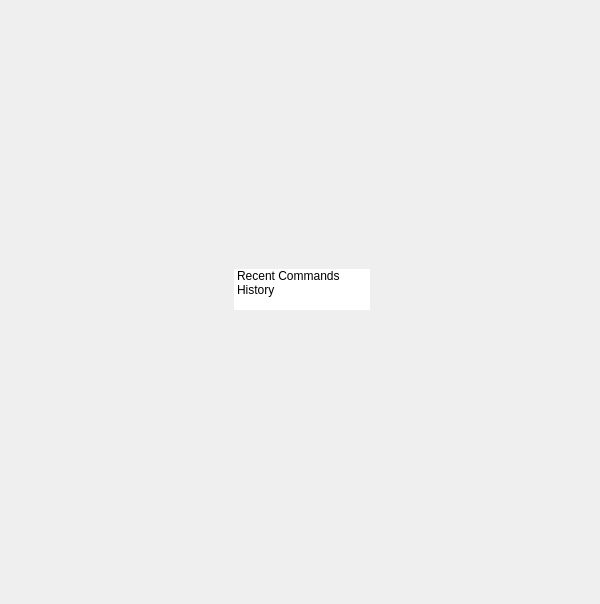
<?xml version="1.0" encoding="UTF-8"?>
<ui version="4.0">
 <class>QtUi</class>
 <widget class="QMainWindow" name="QtUi">
  <property name="enabled">
   <bool>true</bool>
  </property>
  <property name="geometry">
   <rect>
    <x>0</x>
    <y>0</y>
    <width>600</width>
    <height>604</height>
   </rect>
  </property>
  <property name="sizePolicy">
   <sizepolicy hsizetype="Ignored" vsizetype="Ignored">
    <horstretch>0</horstretch>
    <verstretch>0</verstretch>
   </sizepolicy>
  </property>
  <property name="minimumSize">
   <size>
    <width>0</width>
    <height>0</height>
   </size>
  </property>
  <property name="maximumSize">
   <size>
    <width>16777215</width>
    <height>16777215</height>
   </size>
  </property>
  <property name="cursor">
   <cursorShape>ArrowCursor</cursorShape>
  </property>
  <property name="windowTitle">
   <string>Toolkit</string>
  </property>
  <property name="whatsThis">
   <string>main_lower</string>
  </property>
  <property name="toolButtonStyle">
   <enum>Qt::ToolButtonIconOnly</enum>
  </property>
  <property name="tabShape">
   <enum>QTabWidget::Triangular</enum>
  </property>
  <property name="dockNestingEnabled">
   <bool>true</bool>
  </property>
  <property name="dockOptions">
   <set>QMainWindow::AllowNestedDocks|QMainWindow::AllowTabbedDocks|QMainWindow::AnimatedDocks|QMainWindow::ForceTabbedDocks</set>
  </property>
  <widget class="QWidget" name="mainWindow">
   <property name="sizePolicy">
    <sizepolicy hsizetype="Ignored" vsizetype="Ignored">
     <horstretch>0</horstretch>
     <verstretch>0</verstretch>
    </sizepolicy>
   </property>
   <layout class="QGridLayout" name="gridLayout">
    <item row="0" column="0">
     <widget class="QWidget" name="staticWindow" native="true">
      <widget class="QPushButton" name="i000">
       <property name="geometry">
        <rect>
         <x>255</x>
         <y>260</y>
         <width>76</width>
         <height>21</height>
        </rect>
       </property>
       <property name="minimumSize">
        <size>
         <width>0</width>
         <height>21</height>
        </size>
       </property>
       <property name="maximumSize">
        <size>
         <width>16777215</width>
         <height>21</height>
        </size>
       </property>
       <property name="whatsThis">
        <string>main_lower_submenu</string>
       </property>
      </widget>
      <widget class="ListWidget" name="lw000">
       <property name="geometry">
        <rect>
         <x>225</x>
         <y>260</y>
         <width>136</width>
         <height>41</height>
        </rect>
       </property>
       <property name="layoutDirection">
        <enum>Qt::LeftToRight</enum>
       </property>
       <property name="frameShape">
        <enum>QFrame::NoFrame</enum>
       </property>
       <property name="frameShadow">
        <enum>QFrame::Plain</enum>
       </property>
       <property name="verticalScrollBarPolicy">
        <enum>Qt::ScrollBarAlwaysOff</enum>
       </property>
       <property name="horizontalScrollBarPolicy">
        <enum>Qt::ScrollBarAlwaysOff</enum>
       </property>
       <property name="sizeAdjustPolicy">
        <enum>QAbstractScrollArea::AdjustToContents</enum>
       </property>
       <property name="selectionMode">
        <enum>QAbstractItemView::NoSelection</enum>
       </property>
       <property name="resizeMode">
        <enum>QListView::Adjust</enum>
       </property>
       <item>
        <property name="text">
         <string>Recent Commands</string>
        </property>
       </item>
       <item>
        <property name="text">
         <string>History</string>
        </property>
       </item>
      </widget>
     </widget>
    </item>
   </layout>
  </widget>
 </widget>
 <customwidgets>
  <customwidget>
   <class>ListWidget</class>
   <extends>QListWidget</extends>
   <header>listwidget.h</header>
  </customwidget>
 </customwidgets>
 <resources/>
 <connections/>
 <designerdata>
  <property name="gridDeltaX">
   <number>5</number>
  </property>
  <property name="gridDeltaY">
   <number>10</number>
  </property>
  <property name="gridSnapX">
   <bool>true</bool>
  </property>
  <property name="gridSnapY">
   <bool>true</bool>
  </property>
  <property name="gridVisible">
   <bool>true</bool>
  </property>
 </designerdata>
</ui>
